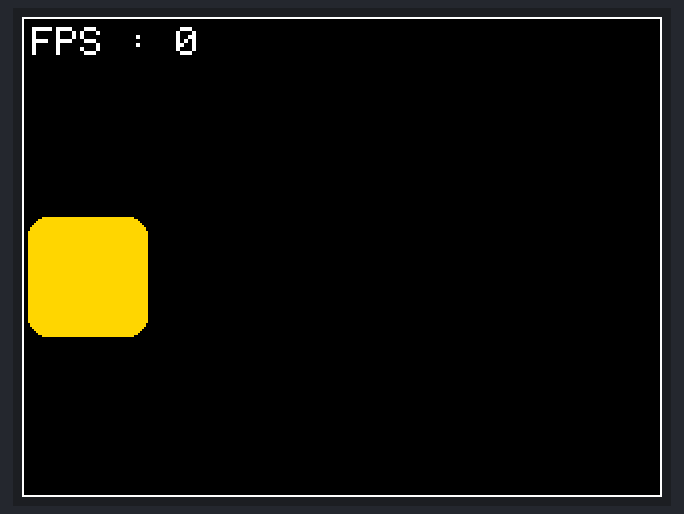
Bench run of a program on a simulated ESP32-S3. On the bench: 320×240 colour display. What the program prints to the serial monitor is not drawn.

Above: at 0.87 s.
At 5.71 s:
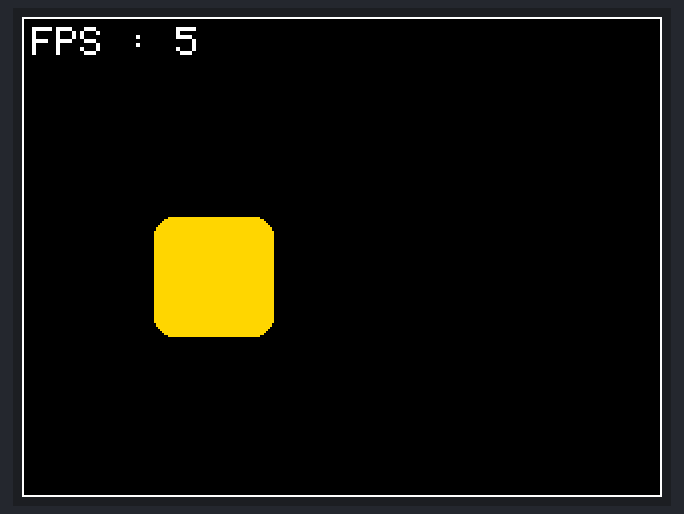
At 10.55 s:
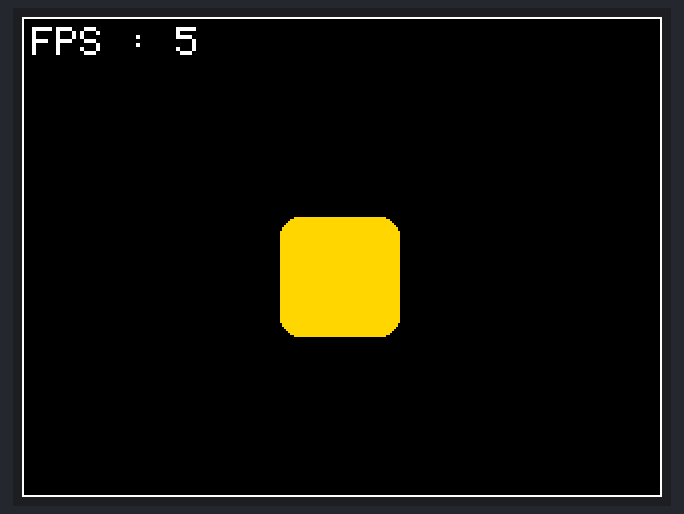
At 20.23 s:
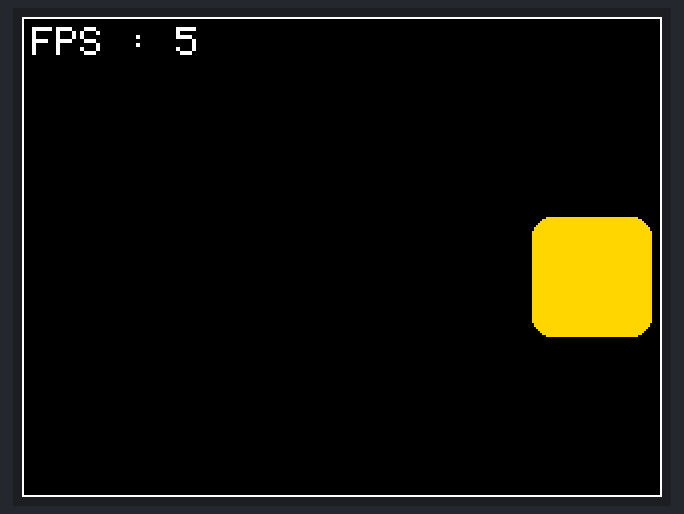
At 29.91 s:
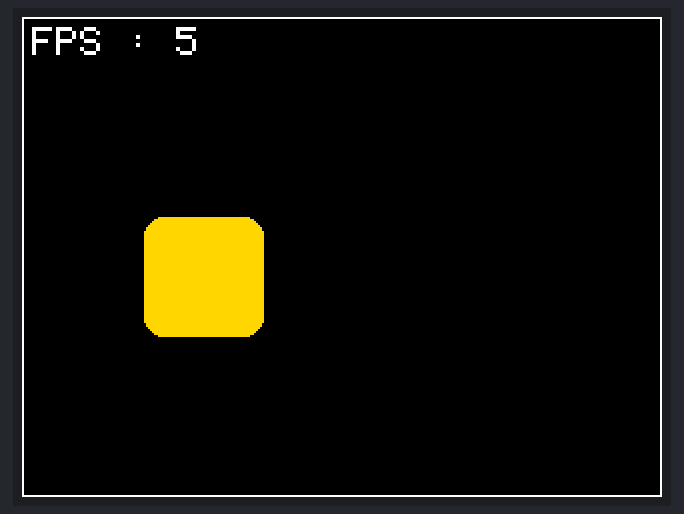
At 39.82 s:
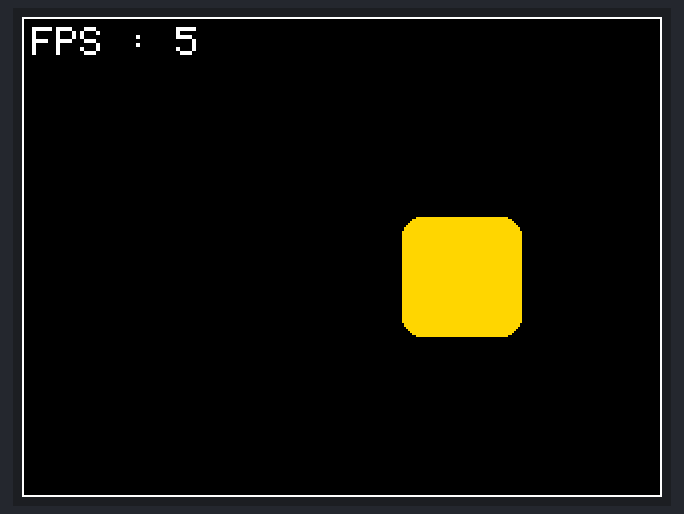

The program:

main.cpp
```cpp
#include <Arduino.h>
#include "asoboo_hw.h"
#include "asoboo_gfx_engine.h"

void setup() {
    Serial.begin(115200);

    Serial.println("[Asoboo] Kernel initialization...");


    AsobooGFXEngine::init();

    Serial.println("[Asoboo] Kernel initialized...");

}

void loop() {
    static uint32_t lastMillis = 0;
    static uint32_t frameCount = 0;

    LGFX_Sprite* canvas = AsobooGFXEngine::getCanvas();

    canvas->fillSprite(TFT_BLACK);

    static int x = 0;
    canvas->fillRoundRect(x, 100, 60, 60, 10, TFT_GOLD);
    canvas->drawRect(0, 0, 320, 240, TFT_WHITE);

    x = (x + 3) % 320;

    canvas->setCursor(5, 5);
    canvas->printf("FPS : %d", AsobooGFXEngine::getFps());

    AsobooGFXEngine::flip();
}
```

asoboo_gfx_engine.h
```cpp
#pragma once
#include <LovyanGFX.hpp>
#include "asoboo_hw.h"


class AsobooGFXEngine {
public:
    static void init();
    static LGFX_Sprite* getCanvas();
    static void flip();
    static uint32_t getFps();

private:
    class AsobooDisplay: public lgfx::LGFX_Device {
        lgfx::Panel_ILI9341 _panel_instance;
        lgfx::Bus_Parallel8 _bus_instance;
    public:
        AsobooDisplay();
    };


    static AsobooDisplay _display;
    static LGFX_Sprite _buffers[2];
    static uint8_t _currentBuffer;

    // FPS
    static uint32_t _lastMillis;
    static uint32_t _frameCount;
    static uint32_t _fps;
};
```

asoboo_hw.h
```cpp
#pragma once

// SCREEN (ILI9341)
#define LCD_D0   1
#define LCD_D1   2
#define LCD_D2   3
#define LCD_D3   4
#define LCD_D4   5
#define LCD_D5   6
#define LCD_D6   7
#define LCD_D7   8

#define LCD_RS   9   // Register Select (Data/Cmd)
#define LCD_WR   10  // Write
#define LCD_RD   11  // Read
#define LCD_CS   12  // Chip Select
#define LCD_RST  13  // Reset

#define LCD_FREQ 20000000 // 20 MHz for parallel bus
#define SCR_WIDTH  320
#define SCR_HEIGHT 240

// I2S AUDIO
// #define I2S_BCLK 14
// #define I2S_LRCK 15
// #define I2S_DOUT 16

// INPUTS
// #define SR_LATCH 40
// #define SR_CLK   41
// #define SR_DATA  42

// LED
#define EMB_LED 48
```

asoboo_gfx_engine.cpp
```cpp
#include "asoboo_gfx_engine.h"


// static
AsobooGFXEngine::AsobooDisplay AsobooGFXEngine::_display;
LGFX_Sprite AsobooGFXEngine::_buffers[2];
uint8_t AsobooGFXEngine::_currentBuffer = 0;
uint32_t AsobooGFXEngine::_lastMillis = 0;
uint32_t AsobooGFXEngine::_frameCount = 0;
uint32_t AsobooGFXEngine::_fps = 0;

// hardware display constructor
AsobooGFXEngine::AsobooDisplay::AsobooDisplay() {
    auto bus_cfg = _bus_instance.config();
    bus_cfg.port = 0;
    bus_cfg.freq_write = LCD_FREQ;
    bus_cfg.pin_wr = LCD_WR;
    bus_cfg.pin_rd = LCD_RD;
    bus_cfg.pin_rs = LCD_RS;
    bus_cfg.pin_d0 = LCD_D0; bus_cfg.pin_d1 = LCD_D1; bus_cfg.pin_d2 = LCD_D2; bus_cfg.pin_d3 = LCD_D3;
    bus_cfg.pin_d4 = LCD_D4; bus_cfg.pin_d5 = LCD_D5; bus_cfg.pin_d6 = LCD_D6; bus_cfg.pin_d7 = LCD_D7;
    _bus_instance.config(bus_cfg);
    _panel_instance.setBus(&_bus_instance);

    auto panel_cfg = _panel_instance.config();
    panel_cfg.pin_cs = LCD_CS;
    panel_cfg.pin_rst = LCD_RST;
    _panel_instance.config(panel_cfg);
    setPanel(&_panel_instance);
}

void AsobooGFXEngine::init() {
    _display.init();
    _display.setRotation(1);

    for (int i = 0; i < 2; i++) {
        _buffers[i].setPsram(true);
        _buffers[i].setColorDepth(16);
        _buffers[i].createSprite(SCR_WIDTH, SCR_HEIGHT);
        _buffers[i].setTextSize(2);
    }

    getCanvas()->fillScreen(TFT_BLACK);
    flip();
}

LGFX_Sprite* AsobooGFXEngine::getCanvas() {
    return &_buffers[_currentBuffer];
}

void AsobooGFXEngine::flip() {
    _display.waitDisplay();

    _buffers[_currentBuffer].pushSprite(&_display, 0, 0);

    _currentBuffer = 1 - _currentBuffer;

    // FPS compute
    _frameCount++;
    if (millis() - _lastMillis >= 1000) {
        _fps = _frameCount;
        _frameCount = 0;
        _lastMillis = millis();
    }
}

uint32_t AsobooGFXEngine::getFps() {
    return _fps;
}
```
